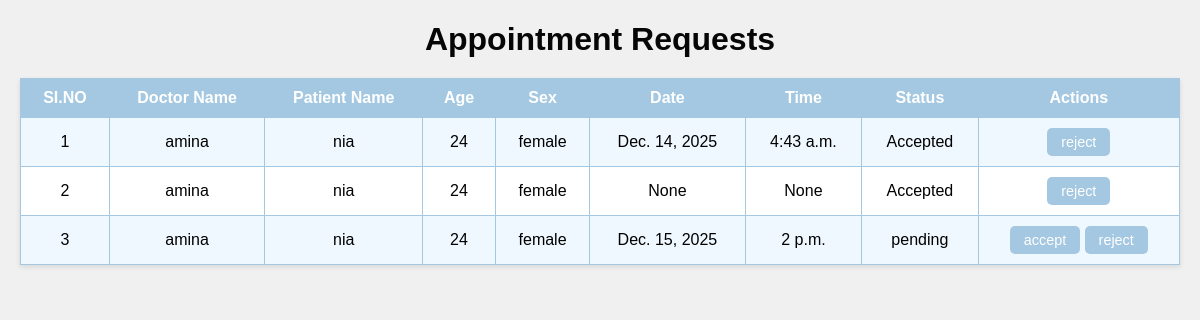
/doctorappointment, run on an earlier commit of the app's database.
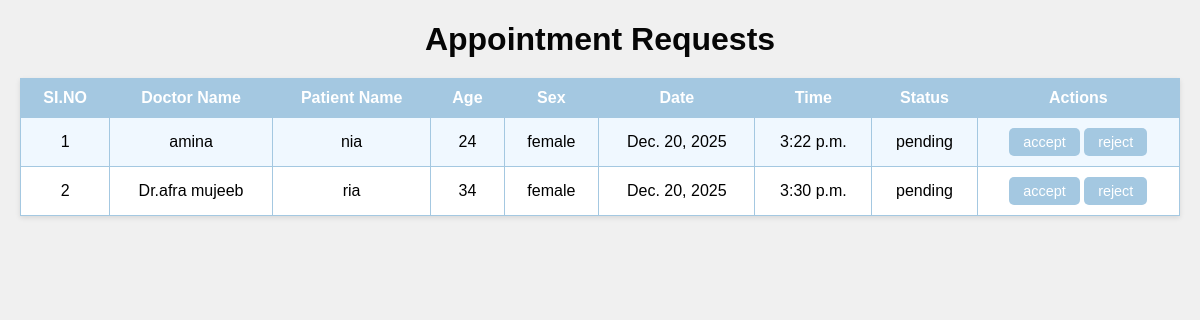
And on a later commit of the database.
### RenalGuideApp/models.py (models this page shows)
class AppointmentTable(models.Model):
    date=models.DateField(null=True,blank=True)
    time=models.TimeField(null=True,blank=True)
    DOCTORID = models.ForeignKey(DoctorTable, on_delete=models.CASCADE, null=True, blank=True)
    PATIENTID=models.ForeignKey(PatientTable,on_delete=models.CASCADE, null=True,blank=True)
    bookingdate = models.DateTimeField(auto_now_add=True, blank=True, null=True)
    status = models.CharField(max_length=100, null=True, blank=True)

class DoctorTable(models.Model):
    name=models.CharField(max_length=30,null=True,blank=True)
    age=models.IntegerField(null=True,blank=True)
    phonenumber=models.BigIntegerField(null=True,blank=True)
    sex=models.CharField(max_length=30,null=True,blank=True)
    email=models.CharField(null=True,blank=True)
    image=models.FileField()
    qualification=models.CharField(max_length=30,null=True,blank=True)
    experience=models.IntegerField(null=True,blank=True)
    LOGINID=models.ForeignKey(LoginTable,on_delete=models.CASCADE, null=True,blank=True)

class PatientTable(models.Model):
    name=models.CharField(max_length=30,null=True,blank=True)
    age=models.IntegerField(null=True,blank=True)
    sex=models.CharField(max_length=30,null=True,blank=True)
    bloodgroup=models.CharField(max_length=30,null=True,blank=True)
    diagnosis=models.CharField(max_length=30,null=True,blank=True)
    CARETAKERID=models.ForeignKey(CaretakerTable,on_delete=models.CASCADE, null=True,blank=True)

### RenalGuideApp/views.py (the view)
# urls.py: path('doctorappointment', manageappoinment.as_view(), name="doctorappointment"),
class manageappoinment(View):
    def get(self, request):
        c = AppointmentTable.objects.all()
        return render(request, 'administration/doctorappointment.html',{'appoinment':c})

### templates/administration/doctorappointment.html (shortened to what this page needs)
<!DOCTYPE html>
<html lang="en">
<head>
</head>
<body>
    <h1>Appointment Requests</h1>
    <table>
        <tr>
            <th>SI.NO</th>
            <th>Doctor Name</th>
            <th>Patient Name</th>
            <th>Age</th>
            <th>Sex</th>
            <th>Date</th>
            <th>Time</th>
            <th>Status</th>
            <th>Actions</th>
        </tr>
        {% for i in appoinment %}
        <tr>
            <td data-label="SI.NO">{{forloop.counter}}</td>
            <td data-label="Doctor Name">{{i.DOCTORID.name}}</td>
            <td data-label="Patient Name">{{i.PATIENTID.name}}</td>
            <td data-label="Age">{{i.PATIENTID.age}}</td>
            <td data-label="Sex">{{i.PATIENTID.sex}}</td>
            <td data-label="Date">{{i.date}}</td>
            <td data-label="Time">{{i.time}}</td>
            <td data-label="Status">{{i.status}}</td>
            <td data-label="Actions">
                {% if i.status == "pending" %}
                    <a href="/acceptAppointment/{{i.id}}"><button>accept</button></a>
                    <a href="/rejectAppoinment/{{i.id}}"><button>reject</button></a>
                {% elif i.status == "rejected" %}
                    <a href="/acceptAppointment/{{i.id}}"><button>accept</button></a>
                {% else %}
                    <a href="/rejectAppoinment/{{i.id}}"><button>reject</button></a>
                {% endif %}
            </td>
        </tr>
        {% endfor %}
    </table>
</body>
</html>

What changed in the data, as far as the page shows it:
removed AppointmentTable: DOCTORID.name "amina", PATIENTID.name "nia", PATIENTID.age "24", PATIENTID.sex "female", date "Dec. 14, 2025", time "4:43 a.m.", status "Accepted"
removed AppointmentTable: DOCTORID.name "amina", PATIENTID.name "nia", PATIENTID.age "24", PATIENTID.sex "female", date "None", time "None", status "Accepted"
removed AppointmentTable: DOCTORID.name "amina", PATIENTID.name "nia", PATIENTID.age "24", PATIENTID.sex "female", date "Dec. 15, 2025", time "2 p.m.", status "pending"
added AppointmentTable: DOCTORID.name "amina", PATIENTID.name "nia", PATIENTID.age "24", PATIENTID.sex "female", date "Dec. 20, 2025", time "3:22 p.m.", status "pending"
added AppointmentTable: DOCTORID.name "Dr.afra mujeeb", PATIENTID.name "ria", PATIENTID.age "34", PATIENTID.sex "female", date "Dec. 20, 2025", time "3:30 p.m.", status "pending"
